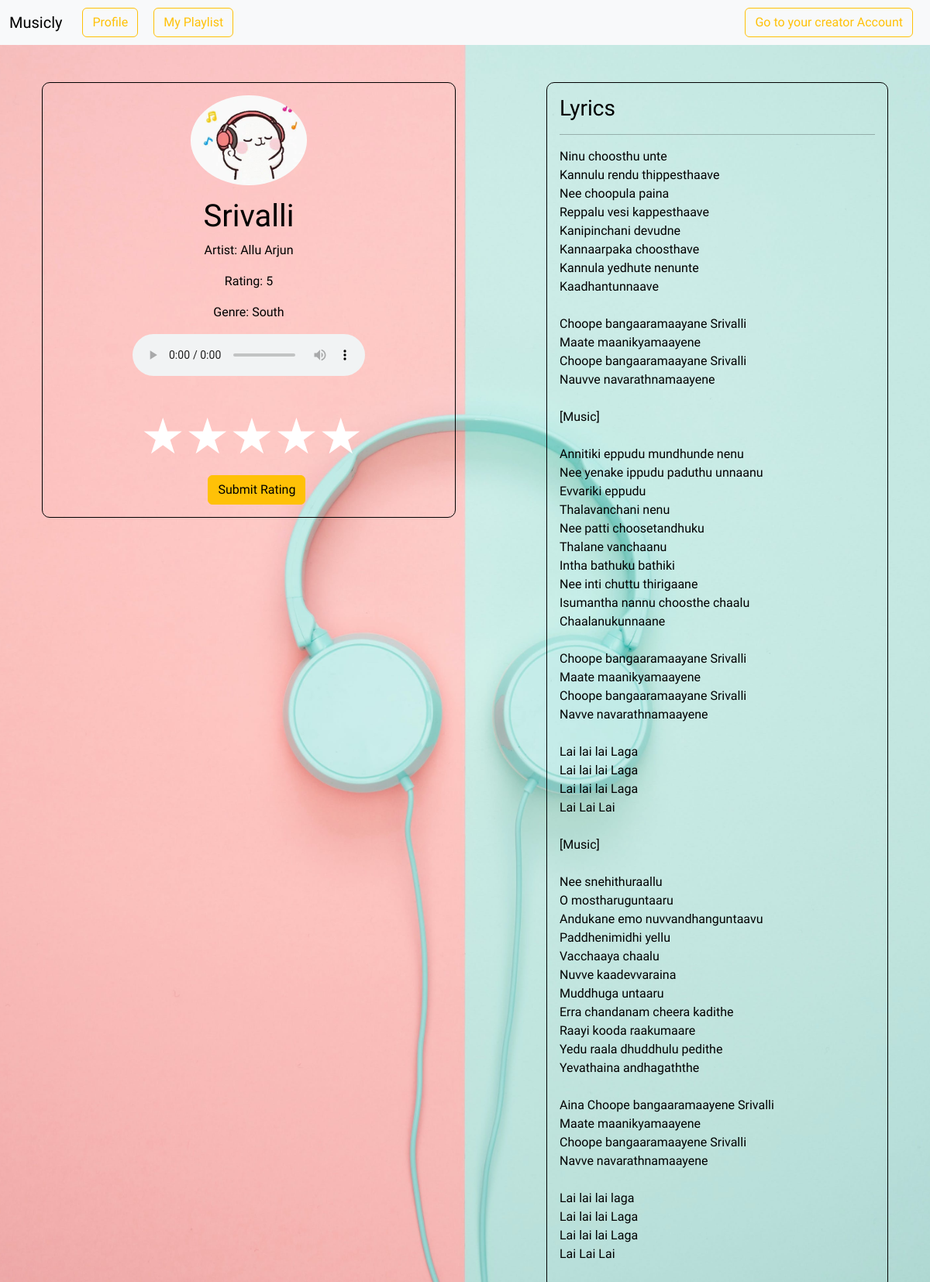
/playSong/5 (signed in), run on an earlier commit of the app's database.
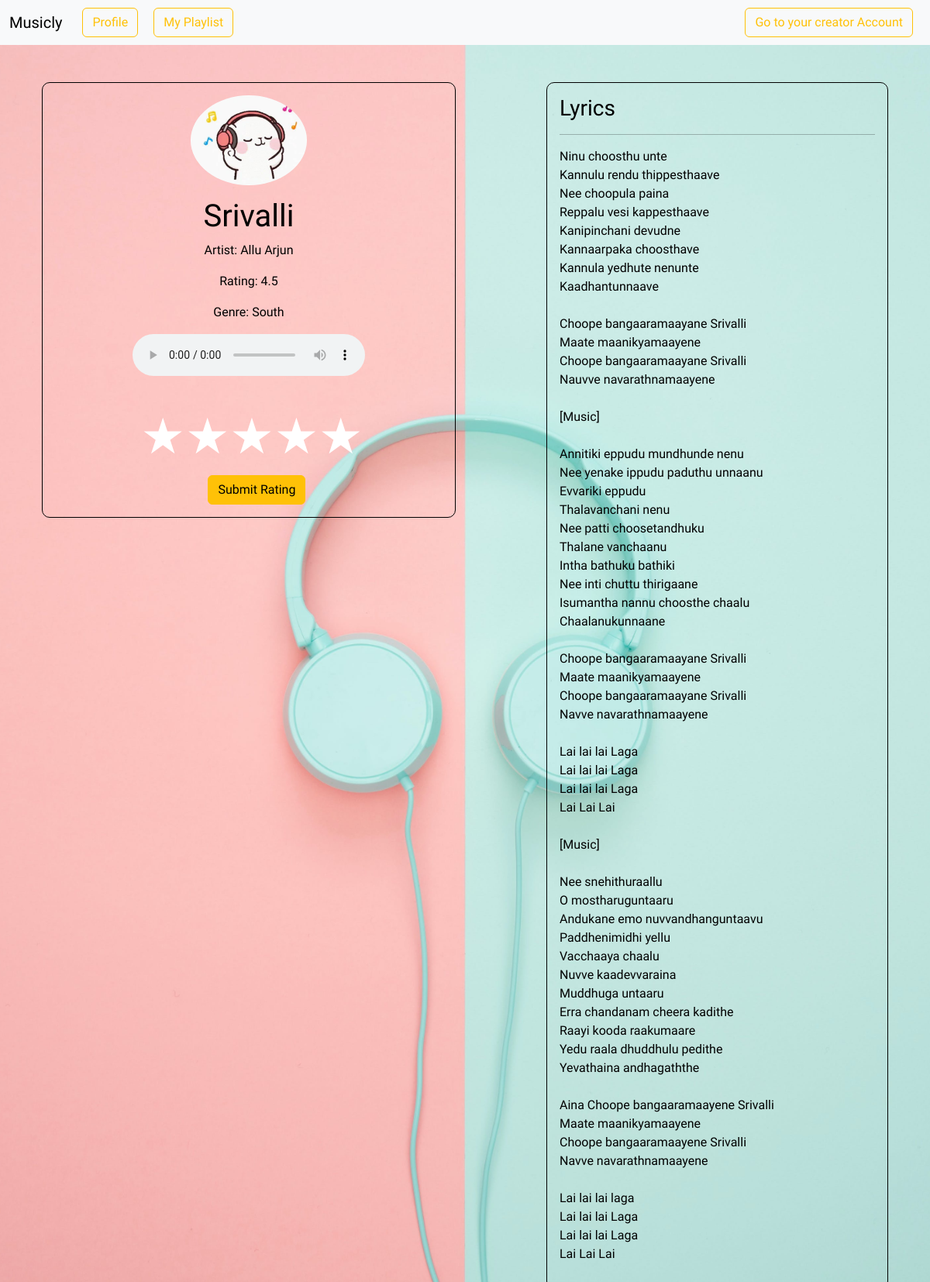
And on a later commit of the database.
### models.py (models this page shows)
class Songs(db.Model):
    __tablename__ = 'Songs'
    id = db.Column(db.Integer, primary_key = True)
    name = db.Column(db.String(120), nullable=False)
    artist = db.Column(db.String(32))
    lyrics = db.Column(db.String(1024), nullable = False)
    rating = db.Column(db.Integer, nullable = False, default=0)
    genre = db.Column(db.String(26), nullable=False)
    filename = db.Column(db.String(255), nullable=False)
    imagepath = db.Column(db.String(255), nullable=False)
    album_id = db.Column(db.Integer, db.ForeignKey('Album.id'), nullable = False)
    CreatorId = db.Column(db.Integer, db.ForeignKey('User.id'), nullable = False)

### routes.py (the view)
@app.route('/playSong/<int:song_id>')
@auth_required
def playSong(song_id):
    song = db.session.query(Songs).filter_by(id = song_id).one()
    return render_template("playSong.html", song = song, user = User.query.get(session['user_id']))

### routes.py (called while the page is built)
def auth_required(func):
    @wraps(func)
    def inner(*args, **kwargs):
        if "user_id" not in session:
            flash("Login required.", 'danger')
            return redirect(url_for("login"))
        return func(*args, **kwargs)
    return inner

### templates/playSong.html (shortened to what this page needs)
{% extends 'layout.html' %}
{% block content %}
    <div class="container mt-5">
        <div class="row">
            <div class="col-md-6">
                <div class="song-info p-3">
                    <img src="../static/icons/dog.jpg" alt="Song Image" class="img-fluid rounded-circle mb-3" style="max-width: 150px;">
                    <h1>{{song.name}}</h1>
                    <p>Artist: {{song.artist}}</p>
                    <p>Rating: {{song.rating}}</p>
                    <p>Genre: {{song.genre}}</p>
                    <audio controls class="mb-2">
                        <source src="{{ url_for('static', filename='audios/' + song.filename) }}" type="audio/mpeg">
                    </audio>
                    <div class="container">
                        <form action="/submit-rating/{{song.id}}" method="post" style="padding-right: 66px;">
                            <div class="rating">
                                <label for="star5"></label>
                                <label for="star4"></label>
                                <label for="star3"></label>
                                <label for="star2"></label>
                                <label for="star1"></label>
                            </div>
                            <button type="submit" class="btn btn-warning mt-3 bt">Submit Rating</button>
                        </form>
                    </div>
                </div>
            </div>
            <div class="col-md-1 border-right"></div>
            <div class="col-md-5 pl-4">
                <div class="lyrics-box p-3">
                    <h3>Lyrics</h3>
                    <hr>
                    <p>{{ song.lyrics }}</p>
                </div>
            </div>
        </div>
    </div>
{% endblock %}
{% block style %}
<link rel="stylesheet" href="//netdna.bootstrapcdn.com/font-awesome/4.2.0/css/font-awesome.min.css">
{% endblock %}

What changed in the data, as far as the page shows it:
changed Songs "Srivalli": rating "5" → "4.5"
